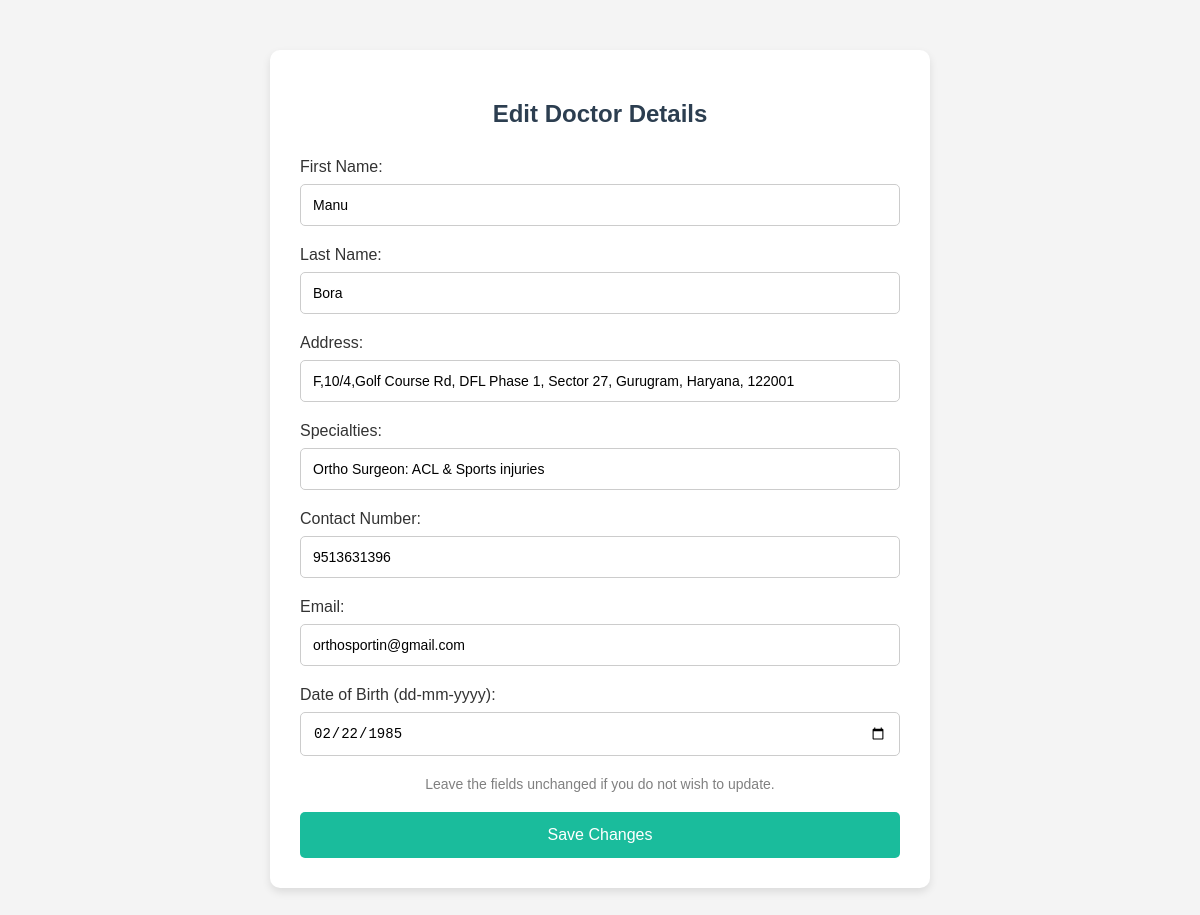
Page /dedit.php?doctor_id=1010 on the committed database.
### tables this page shows
CREATE TABLE `doctor` (
  `Doctor_Id` int(4) NOT NULL,
  `Doctor_password` varchar(64) DEFAULT NULL,
  `Doctor_FirstName` varchar(50) DEFAULT NULL,
  `Doctor_LastName` varchar(50) DEFAULT NULL,
  `Doctor_Address` varchar(255) DEFAULT NULL,
  `Doctor_specialities` varchar(255) DEFAULT NULL,
  `Doctor_Phone` varchar(15) DEFAULT NULL,
  `Doctor_Email` varchar(256) DEFAULT NULL,
  `Doctor_DOB` date DEFAULT NULL
);

### dedit.php (the view, shortened to what this page needs)
<?php
include_once("db.php");
$doctorId = isset($_GET['doctor_id']) ? intval($_GET['doctor_id']) : (isset($_SESSION['Doctor_Id']) ? $_SESSION['Doctor_Id'] : 0);
$doctorDetailsQuery = "SELECT * FROM doctor WHERE Doctor_Id = $doctorId";
$resultDoctorDetails = mysqli_query($conn, $doctorDetailsQuery);
$doctorDetails = mysqli_fetch_assoc($resultDoctorDetails);
?>
<!DOCTYPE html>
<html lang="en">
<head>
</head>
<body>
    <div class="form-container">
        <h2>Edit Doctor Details</h2>
        <form method="POST">
            <div class="form-group">
                <label for="Doctor_FirstName">First Name:</label>
                <input type="text" name="Doctor_FirstName" value="<?= htmlspecialchars($doctorDetails['Doctor_FirstName']) ?>">
            </div>
            <div class="form-group">
                <label for="Doctor_LastName">Last Name:</label>
                <input type="text" name="Doctor_LastName" value="<?= htmlspecialchars($doctorDetails['Doctor_LastName']) ?>">
            </div>
            <div class="form-group">
                <label for="Doctor_Address">Address:</label>
                <input type="text" name="Doctor_Address" value="<?= htmlspecialchars($doctorDetails['Doctor_Address']) ?>">
            </div>
            <div class="form-group">
                <label for="Doctor_specialities">Specialties:</label>
                <input type="text" name="Doctor_specialities" value="<?= htmlspecialchars($doctorDetails['Doctor_specialities']) ?>">
            </div>
            <div class="form-group">
                <label for="Doctor_Phone">Contact Number:</label>
                <input type="text" name="Doctor_Phone" value="<?= htmlspecialchars($doctorDetails['Doctor_Phone']) ?>">
            </div>
            <div class="form-group">
                <label for="Doctor_Email">Email:</label>
                <input type="email" name="Doctor_Email" value="<?= htmlspecialchars($doctorDetails['Doctor_Email']) ?>">
            </div>
            <div class="form-group">
                <label for="Doctor_DOB">Date of Birth (dd-mm-yyyy):</label>
                <input type="date" name="Doctor_DOB" value="<?= htmlspecialchars($doctorDetails['Doctor_DOB']) ?>">
            </div>
            <div class="form-group">
            <p style="color: gray;"> Leave the fields unchanged if you do not wish to update.</p>
            </div>
            <button type="submit" class="submit-btn">Save Changes</button>
        </form>
    </div>
</body>
</html>

### dedit.php (style rules this page uses)
body { font-family: 'Arial', sans-serif; background-color: #f4f4f4; margin: 0; padding: 0; }
.form-container { background-color: #fff; max-width: 600px; margin: 50px auto; padding: 30px; border-radius: 10px; box-shadow: 0 4px 8px rgba(0, 0, 0, 0.1); }
h2 { text-align: center; color: #2C3E50; margin-bottom: 30px; }
.form-group { margin-bottom: 20px; }
.form-group label { display: block; font-size: 16px; color: #333; margin-bottom: 8px; }
.form-group input { width: 100%; padding: 12px; font-size: 14px; border: 1px solid #ccc; border-radius: 5px; box-sizing: border-box; }
.submit-btn { width: 100%; padding: 14px; font-size: 16px; background-color: #1abc9c; color: white; border: none; border-radius: 5px; cursor: pointer; transition: background-color 0.3s ease; }
p { text-align: center; font-size: 14px; color: #7f8c8d; }

### rows in the picture
doctor: Doctor_FirstName "Manu", Doctor_LastName "Bora", Doctor_Address "F,10/4,Golf Course Rd, DFL Phase 1, Sector 27, Gurugram, Haryana, 122001", Doctor_specialities "Ortho Surgeon: ACL & Sports injuries", Doctor_Phone "9513631396", Doctor_Email "orthosportin@gmail.com", Doctor_DOB "02/22/1985"
